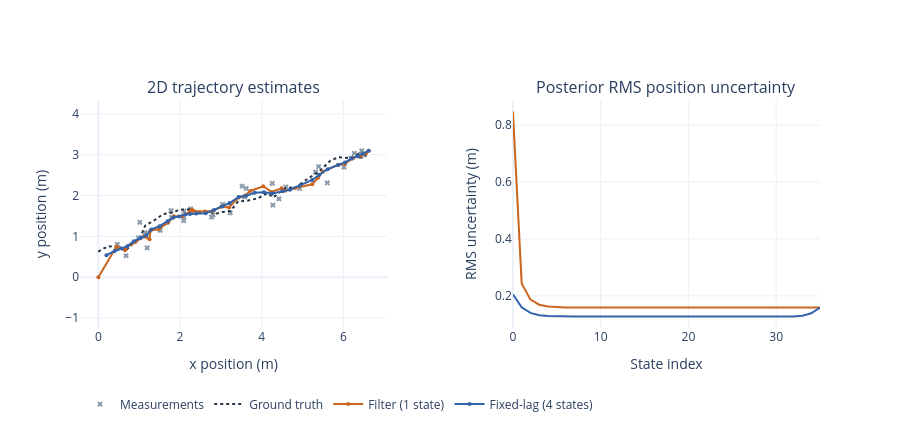

The notebook cell saved with this chart:
### Markdown cell above
The right panel below plots $\sqrt{\operatorname{tr}(P_k)}$, the posterior RMS position uncertainty under the model. Waiting just three extra steps cuts uncertainty noticeably across the trajectory, while at the final step both estimators have seen the same data and coincide.

### Code cell
plots.plot_linear_smoothing(
    truth, measurements, filtered, filter_cov, lagged, lagged_cov, lag
).show()

### Figure 1 — Plotly figure (JSON) as saved in the notebook; plotly's stock layout.template omitted (floating-point values rounded to 4 significant figures)
{"data": [{"marker": {"color": "#8A99A8", "size": 5, "symbol": "x"}, "mode": "markers", "name": "Measurements", "type": "scatter", "x": [0.4638, 0.6786, 0.4802, 0.9819, 1.147, 1.194, 1.014, 1.514, 1.792, 1.779, 2.091, 2.259, 2.097, 2.091, 2.772, 2.811, 3.045, 3.229, 3.519, 3.577, 3.621, 4.257, 4.273, 4.591, 4.422, 4.927, 5.607, 5.319, 5.393, 6.185, 6.014, 6.268, 6.423, 6.474, 6.448], "xaxis": "x", "y": [0.8044, 0.5272, 0.718, 0.9661, 1.091, 0.7178, 1.345, 1.146, 1.465, 1.632, 1.384, 1.673, 1.614, 1.473, 1.476, 1.525, 1.783, 1.575, 2.229, 1.966, 2.174, 2.297, 1.766, 2.209, 1.917, 2.173, 2.309, 2.574, 2.707, 2.914, 2.697, 3.035, 2.959, 2.998, 3.095], "yaxis": "y"}, {"line": {"color": "#263544", "dash": "dot"}, "mode": "lines", "name": "Ground truth", "type": "scatter", "x": [-0.004096, 0.2426, 0.5683, 0.6919, 0.8622, 1.04, 1.048, 1.147, 1.406, 1.581, 1.82, 1.956, 2.081, 2.236, 2.485, 2.739, 2.87, 3.037, 3.234, 3.422, 3.639, 3.905, 4.138, 4.283, 4.432, 4.578, 4.846, 5.137, 5.414, 5.692, 5.889, 6.124, 6.164, 6.377, 6.419, 6.571], "xaxis": "x", "y": [0.6277, 0.7628, 0.7243, 0.6755, 0.8354, 0.95, 1.033, 1.263, 1.418, 1.544, 1.583, 1.642, 1.659, 1.663, 1.59, 1.603, 1.552, 1.599, 1.621, 1.855, 1.874, 1.932, 2.057, 1.953, 2.073, 2.182, 2.204, 2.419, 2.594, 2.867, 2.937, 2.926, 2.916, 3.029, 2.929, 2.982], "yaxis": "y"}, {"legendgroup": "Filter (1 state)", "line": {"color": "#CA641E"}, "marker": {"size": 4}, "mode": "lines+markers", "name": "Filter (1 state)", "type": "scatter", "x": [0.0, 0.4409, 0.652, 0.6768, 0.9079, 1.111, 1.253, 1.269, 1.475, 1.708, 1.846, 2.051, 2.242, 2.295, 2.325, 2.609, 2.798, 3.004, 3.202, 3.435, 3.601, 3.718, 4.038, 4.24, 4.487, 4.571, 4.82, 5.237, 5.378, 5.494, 5.873, 6.038, 6.238, 6.42, 6.551, 6.62], "xaxis": "x", "y": [0.0, 0.745, 0.6599, 0.7246, 0.8647, 0.9968, 0.9297, 1.135, 1.182, 1.335, 1.494, 1.494, 1.606, 1.652, 1.625, 1.609, 1.619, 1.726, 1.709, 1.955, 2.002, 2.112, 2.227, 2.089, 2.179, 2.119, 2.183, 2.275, 2.434, 2.584, 2.755, 2.775, 2.919, 2.977, 3.028, 3.097], "yaxis": "y"}, {"legendgroup": "Filter (1 state)", "line": {"color": "#CA641E"}, "mode": "lines", "name": "Filter (1 state)", "showlegend": false, "type": "scatter", "x": [0, 1, 2, 3, 4, 5, 6, 7, 8, 9, 10, 11, 12, 13, 14, 15, 16, 17, 18, 19, 20, 21, 22, 23, 24, 25, 26, 27, 28, 29, 30, 31, 32, 33, 34, 35], "xaxis": "x2", "y": [0.8485, 0.244, 0.1869, 0.1691, 0.1627, 0.1604, 0.1596, 0.1592, 0.1591, 0.1591, 0.1591, 0.1591, 0.1591, 0.1591, 0.1591, 0.1591, 0.1591, 0.1591, 0.1591, 0.1591, 0.1591, 0.1591, 0.1591, 0.1591, 0.1591, 0.1591, 0.1591, 0.1591, 0.1591, 0.1591, 0.1591, 0.1591, 0.1591, 0.1591, 0.1591, 0.1591], "yaxis": "y2"}, {"legendgroup": "Fixed-lag (4 states)", "line": {"color": "#3363AA"}, "marker": {"size": 4}, "mode": "lines+markers", "name": "Fixed-lag (4 states)", "type": "scatter", "x": [0.1976, 0.3995, 0.5746, 0.7094, 0.8698, 1.032, 1.175, 1.295, 1.497, 1.694, 1.836, 1.977, 2.133, 2.244, 2.398, 2.628, 2.832, 3.031, 3.215, 3.435, 3.619, 3.827, 4.055, 4.26, 4.508, 4.692, 4.935, 5.235, 5.41, 5.614, 5.872, 6.04, 6.196, 6.349, 6.483, 6.62], "xaxis": "x", "y": [0.5381, 0.6443, 0.7037, 0.7606, 0.8825, 0.9581, 1.023, 1.172, 1.25, 1.373, 1.461, 1.489, 1.536, 1.547, 1.559, 1.567, 1.649, 1.733, 1.817, 1.966, 1.996, 2.067, 2.078, 2.052, 2.102, 2.144, 2.247, 2.382, 2.509, 2.644, 2.749, 2.811, 2.904, 2.965, 3.027, 3.097], "yaxis": "y"}, {"legendgroup": "Fixed-lag (4 states)", "line": {"color": "#3363AA"}, "mode": "lines", "name": "Fixed-lag (4 states)", "showlegend": false, "type": "scatter", "x": [0, 1, 2, 3, 4, 5, 6, 7, 8, 9, 10, 11, 12, 13, 14, 15, 16, 17, 18, 19, 20, 21, 22, 23, 24, 25, 26, 27, 28, 29, 30, 31, 32, 33, 34, 35], "xaxis": "x2", "y": [0.206, 0.1602, 0.1403, 0.1323, 0.1292, 0.128, 0.1276, 0.1274, 0.1273, 0.1273, 0.1273, 0.1273, 0.1273, 0.1273, 0.1273, 0.1273, 0.1273, 0.1273, 0.1273, 0.1273, 0.1273, 0.1273, 0.1273, 0.1273, 0.1273, 0.1273, 0.1273, 0.1273, 0.1273, 0.1273, 0.1273, 0.1273, 0.1273, 0.1305, 0.1388, 0.1591], "yaxis": "y2"}], "layout": {"annotations": [{"font": {"size": 16}, "showarrow": false, "text": "2D trajectory estimates", "x": 0.2075, "xanchor": "center", "xref": "paper", "y": 1.0, "yanchor": "bottom", "yref": "paper"}, {"font": {"size": 16}, "showarrow": false, "text": "Posterior RMS position uncertainty", "x": 0.7925, "xanchor": "center", "xref": "paper", "y": 1.0, "yanchor": "bottom", "yref": "paper"}], "height": 430, "legend": {"orientation": "h", "y": -0.27}, "xaxis": {"anchor": "y", "domain": [0.0, 0.415], "title": {"text": "x position (m)"}}, "xaxis2": {"anchor": "y2", "domain": [0.585, 1.0], "title": {"text": "State index"}}, "yaxis": {"anchor": "x", "domain": [0.0, 1.0], "scaleanchor": "x", "title": {"text": "y position (m)"}}, "yaxis2": {"anchor": "x2", "domain": [0.0, 1.0], "title": {"text": "RMS uncertainty (m)"}}}}
